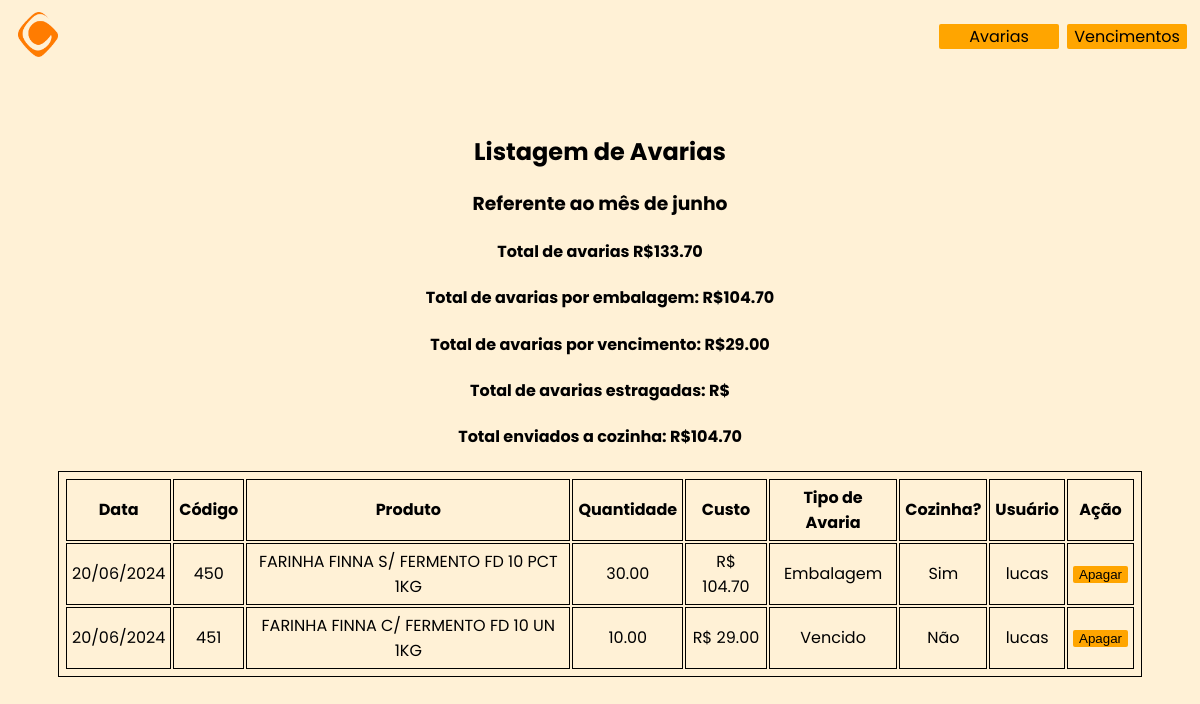
The page /avarias/ on the database its author committed.
### app/main.py (models this page shows)
class Produto_Avaria(db.Model):
    id = db.Column(db.Integer, primary_key=True)
    codigo_do_produto = db.Column(db.Integer, nullable=False)
    nome_do_produto = db.Column(db.String(300), nullable=False)
    preco_do_produto = db.Column(db.DECIMAL(10, 2), nullable=False)
    quantidade = db.Column(db.DECIMAL(10, 2), nullable=False)
    preco_total = db.Column(db.DECIMAL(10, 2), nullable=False)
    data_de_vencimento = db.Column(db.Date)
    data_de_insercao = db.Column(db.Date)
    criador = db.Column(db.String(300), nullable=True)
    tipodeavaria = db.Column(db.String(300), nullable=True)
    cozinha = db.Column(db.String(300), nullable=True)

### app/main.py (the view)
@app.route('/avarias/', methods=['GET'])
def index_avarias():
    avarias = Produto_Avaria.query.filter(Produto_Avaria.data_de_insercao >= primeiro_dia_mes(),
                                          Produto_Avaria.data_de_insercao <= ultimo_dia_mes()).order_by(
        Produto_Avaria.data_de_insercao.desc()).all()
    total_soma_avarias = db.session.query(func.sum(Produto_Avaria.preco_total)).filter(
        Produto_Avaria.data_de_insercao >= primeiro_dia_mes(),
        Produto_Avaria.data_de_insercao <= ultimo_dia_mes()).scalar()
    total_soma_avarias_cozinha = db.session.query(func.sum(Produto_Avaria.preco_total)).filter(
        Produto_Avaria.data_de_insercao >= primeiro_dia_mes(), Produto_Avaria.data_de_insercao <= ultimo_dia_mes(),
        Produto_Avaria.cozinha == "Sim").scalar()
    total_soma_avarias_embalagem = db.session.query(func.sum(Produto_Avaria.preco_total)).filter(
        Produto_Avaria.data_de_insercao >= primeiro_dia_mes(), Produto_Avaria.data_de_insercao <= ultimo_dia_mes(),
        Produto_Avaria.tipodeavaria == "Embalagem").scalar()
    total_soma_avarias_vencimento = db.session.query(func.sum(Produto_Avaria.preco_total)).filter(
        Produto_Avaria.data_de_insercao >= primeiro_dia_mes(), Produto_Avaria.data_de_insercao <= ultimo_dia_mes(),
        Produto_Avaria.tipodeavaria == "Vencido").scalar()
    total_soma_avarias_estragado = db.session.query(func.sum(Produto_Avaria.preco_total)).filter(
        Produto_Avaria.data_de_insercao >= primeiro_dia_mes(), Produto_Avaria.data_de_insercao <= ultimo_dia_mes(),
        Produto_Avaria.tipodeavaria == "Estragado").scalar()
    if not total_soma_avarias:
        total_soma_avarias = ""
    if not total_soma_avarias_cozinha:
        total_soma_avarias_cozinha = ""
    if not total_soma_avarias_embalagem:
        total_soma_avarias_embalagem = ""
    if not total_soma_avarias_vencimento:
        total_soma_avarias_vencimento = ""
    if not total_soma_avarias_estragado:
        total_soma_avarias_estragado = ""
    return render_template('avarias/index.html', avarias=avarias, mes=mes_atual(),
                           total_soma_avarias=total_soma_avarias, total_soma_avarias_cozinha=total_soma_avarias_cozinha,
                           total_soma_avarias_embalagem=total_soma_avarias_embalagem,
                           total_soma_avarias_vencimento=total_soma_avarias_vencimento,
                           total_soma_avarias_estragado=total_soma_avarias_estragado)

### app/main.py (called while the page is built)
def data_agora():
    agora = datetime.now().date()
    return agora

def mes_atual():
    mes = datetime.now()
    formatted_date = format_datetime(mes, format='MMMM', locale='pt_BR')
    return formatted_date

def primeiro_dia_mes():
    primeiro_dia_mes = data_agora().replace(day=1)
    return primeiro_dia_mes

def ultimo_dia_mes():
    ultimo_dia_mes = data_agora().replace(day=calendar.monthrange(data_agora().year, data_agora().month)[1])
    return ultimo_dia_mes

### app/templates/avarias/index.html
{% extends "./template.html" %}
{% block content %}
    <div><h2>Listagem de Avarias</h2>
    <h3>Referente ao mês de {{ mes }}</h3>
    <div><h4>Total de avarias R${{ total_soma_avarias }} </h4>
    <h4>Total de avarias por embalagem: R${{ total_soma_avarias_embalagem }} </h4>
    <h4>Total de avarias por vencimento: R${{ total_soma_avarias_vencimento }} </h4>
    <h4>Total de avarias estragadas: R${{ total_soma_avarias_estragado }} </h4>
    <h4>Total enviados a cozinha: R${{ total_soma_avarias_cozinha }} </h4>
    </div>
    <table>
  <tr>
      <th>Data</th>
    <th>Código</th>
    <th>Produto</th>
    <th>Quantidade</th>
    <th>Custo</th>
    <th>Tipo de Avaria</th>
    <th>Cozinha?</th>
      <th>Usuário</th>
      <th>Ação</th>
  </tr>
   {% for avaria in avarias %}
  <tr>
      <td>{{ avaria.data_de_insercao.strftime('%d/%m/%Y') }}</td>
    <td>{{ avaria.codigo_do_produto }}</td>
    <td>{{ avaria.nome_do_produto }}</td>
    <td>{{ avaria.quantidade }}</td>
    <td>R$ {{ avaria.preco_total }}</td>
      <td>{{ avaria.tipodeavaria }}</td>
      <td>{{ avaria.cozinha }}</td>
    <td>{{ avaria.criador }}</td>
      <td><form action="/avarias/deletar/{{ avaria.id }}" method="post">
    <input type="submit" value="Apagar"></form>
    </td>
  </tr>
        {% endfor %}
</table>
{% endblock %}

### app/static/style.css (style rules this page uses)
html { background: rgba(255, 165, 0, 0.16); font-family: 'Poppins', sans-serif; }
table, th, td { padding: 5px 5px; border: 1px solid; }
input[type="submit"] { width: fit-content; border-style: unset; border-radius: 2px; background-color: orange; }
form { text-align: center; }
input { text-align: center; width: fit-content; }

### rows shown on the page
Produto_Avaria: data_de_insercao "20/06/2024", codigo_do_produto "450", nome_do_produto "FARINHA FINNA S/ FERMENTO FD 10 PCT 1KG", quantidade "30.00", preco_total "104.70", tipodeavaria "Embalagem", cozinha "Sim", criador "lucas"
Produto_Avaria: data_de_insercao "20/06/2024", codigo_do_produto "451", nome_do_produto "FARINHA FINNA C/ FERMENTO FD 10 UN 1KG", quantidade "10.00", preco_total "29.00", tipodeavaria "Vencido", cozinha "Não", criador "lucas"

### other values the page prints
{{ mes }} "junho"
{{ total_soma_avarias }} "133.70"
{{ total_soma_avarias_embalagem }} "104.70"
{{ total_soma_avarias_vencimento }} "29.00"
{{ total_soma_avarias_cozinha }} "104.70"
